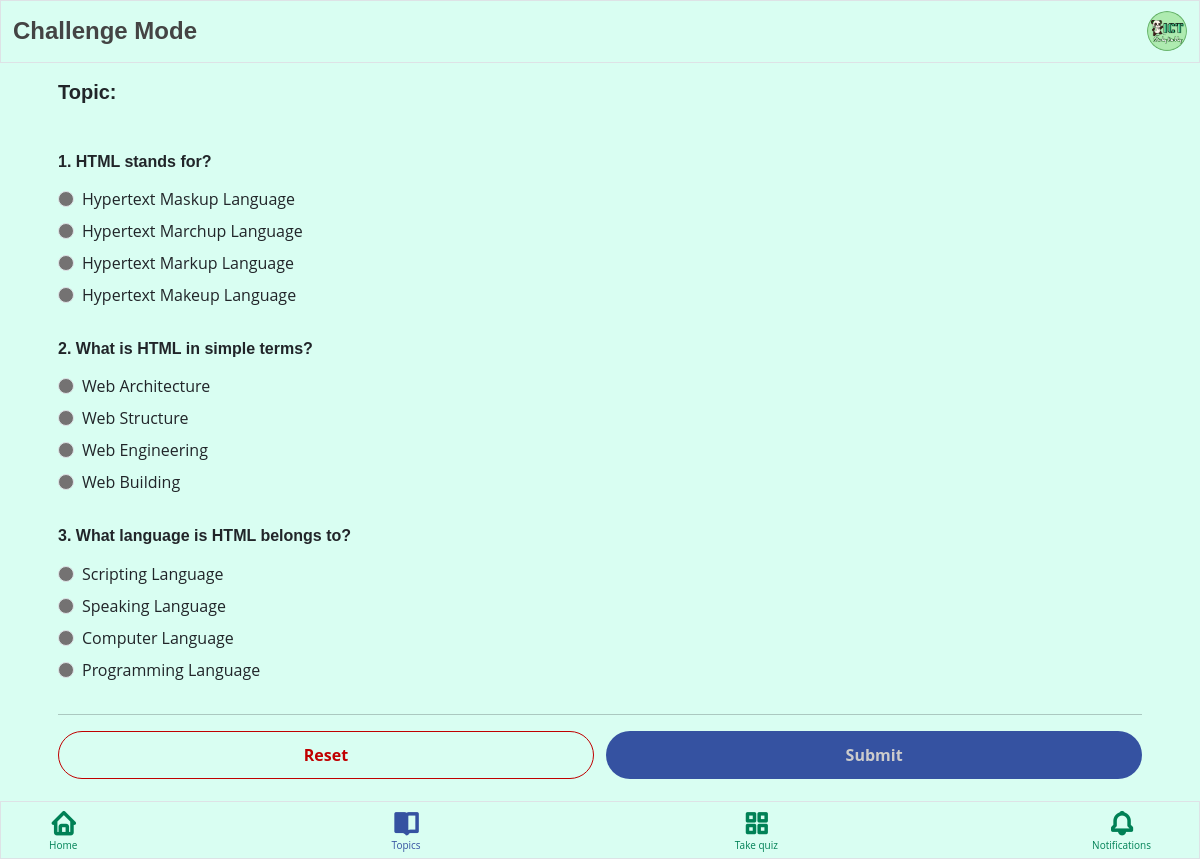
Page /pages/student/practice-duo.php?id=9735 (signed in) on the committed database.
### tables this page shows
CREATE TABLE IF NOT EXISTS `tbl_practice` (
  `id` int NOT NULL AUTO_INCREMENT,
  `topic_id` int NOT NULL,
  `item_number` int NOT NULL,
  `question` text NOT NULL,
  `choice1` text NOT NULL,
  `choice2` text NOT NULL,
  `choice3` text NOT NULL,
  `choice4` text NOT NULL,
  `correct_answer` text NOT NULL,
  `teacher_id` int NOT NULL,
  PRIMARY KEY (`id`),
  KEY `topic_id` (`topic_id`),
  KEY `teacher_id` (`teacher_id`)
);

### pages/student/practice-duo.php (the view, shortened to what this page needs)
<?php
include '../../db-connection.php';
if ($_SESSION['id']) {
?>
    <!DOCTYPE html>
    <html lang="en">
    <head>
        <link rel="stylesheet" href="../../bootstrap/css/bootstrap.min.css">
        <link rel="stylesheet" href="../../bootstrap/js/bootstrap.bundle.min.js">
        <link rel="stylesheet" href="../../boxicons/css/boxicons.min.css">
        <link rel="stylesheet" href="../../style.css">
    </head>
    <body onload="loaderFunction()">
        <header>
            <div class="d-flex align-items-center justify-content-between top-0 fixed-top p-2 border">
                <h4 class="fw-bolder mt-2 ms-1">Challenge Mode</h4>
                <a href="account.php" class="me-1">
                    <img src="../../img/<?php echo $_SESSION['img_url'] ?>" alt="">
                </a>
            </div>
        </header>
        <main>
            <?php
            $room_id = $_GET['id'];
            $stmt = $conn->prepare('SELECT * FROM tbl_invite_practice WHERE room_id = ?');
            $stmt->bind_param('i', $room_id);
            $stmt->execute();
            $result = $stmt->get_result();
            $row = $result->fetch_assoc();
            $topic_id = $row['topic_id'];
            ?>
            <div class="container practice mt-5 mb-3">
                <div class="card mb-5">
                    <div class="card-body">
                        <form action="../../backend/practice-duo-submit.php?id=<?php echo $room_id ?>" method="POST">
                            <?php
                            $stmt = $conn->prepare(' SELECT
                            tbl_sub_topics.topic_id,
                            tbl_topics.topic_title
                            FROM tbl_sub_topics
                            INNER JOIN tbl_topics ON tbl_sub_topics.topic_id = tbl_topics.id
                            WHERE tbl_sub_topics.topic_id = ? ');
                            $stmt->bind_param('i', $topic_id);
                            $stmt->execute();
                            $result = $stmt->get_result();
                            $rows = $result->fetch_assoc();
                            echo '
                                <h5 class="fw-bold mb-5 mt-3 ">Topic: ' . $rows['topic_title'] . ' </h5>
                            ';
                            $stmt = $conn->prepare(' SELECT * FROM tbl_practice WHERE topic_id = ? ');
                            $stmt->bind_param('i', $topic_id);
                            $stmt->execute();
                            $result = $stmt->get_result();
                            while ($rows = $result->fetch_assoc()) {
                                $item_number = $rows['item_number'];
                                $question = $rows['question'];
                                $choice1 = $rows['choice1'];
                                $choice2 = $rows['choice2'];
                                $choice3 = $rows['choice3'];
                                $choice4 = $rows['choice4'];
                                echo '
                                    <h6 class="fw-bold">' . $item_number . ". " . $question . '</h6>
                                    <fieldset class="row mb-4 mt-3">
                                        <div class="col-sm-10">
                                            <div class="form-check mb-2">
                                                <input class="form-check-input" type="radio" name="answers[' . $item_number . ']" id="option1_' . $item_number . '" value="' . $choice1 . '" required>
                                                <label class="form-check-label" for="option1_' . $item_number . '">
                                                    ' . $choice1 . '
                                                </label>
                                            </div>
                                            <div class="form-check mb-2">
                                                <input class="form-check-input" type="radio" name="answers[' . $item_number . ']" id="option2_' . $item_number . '" value="' . $choice2 . '" required>
                                                <label class="form-check-label" for="option2_' . $item_number . '">
                                                    ' . $choice2 . '
                                                </label>
                                            </div>
                                            <div class="form-check mb-2">
                                                <input class="form-check-input" type="radio" name="answers[' . $item_number . ']" id="option3_' . $item_number . '" value="' . $choice3 . '" required>
                                                <label class="form-check-label" for="option3_' . $item_number . '">
                                                    ' . $choice3 . '
                                                </label>
                                            </div>
                                            <div class="form-check mb-2">
                                                <input class="form-check-input" type="radio" name="answers[' . $item_number . ']" id="option4_' . $item_number . '" value="' . $choice4 . '" required>
                                                <label class="form-check-label" for="option4_' . $item_number . '">
                                                    ' . $choice4 . '
                                                </label>
                                            </div>
                                        </div>
                                    </fieldset>
                                    ';
                            }
                            ?>
                            <hr>
                            <div class="d-flex justify-content-between">
                                <button class="btn-reset w-50 d-flex align-items-center justify-content-center p-2" type="reset">
                                    Reset
                                </button>&nbsp; &nbsp;
                                <button class="btn-login w-50 d-flex align-items-center justify-content-center p-2" type="submit">
                                    <span id="submit">Submit</span>
                                </button>
                            </div>
                        </form>
                    </div>
                </div>
            </div>
        </main>
        <footer>
            <div class="d-flex align-items-center justify-content-between bottom-0 fixed-bottom px-5 border">
                <a href="home.php" class="d-flex flex-column align-items-center mt-2">
                    <i class="bx bx-home fs-3 fw-bolder"></i>
                    Home
                </a>
                <a href="topics.php" class="d-flex flex-column align-items-center mt-2" style="color: #3552a1;">
                    <i class="bx bxs-book-open fs-3 fw-bolder"></i>
                    Topics
                </a>
                <a href="quiz-code-input.php" class="d-flex flex-column align-items-center mt-2">
                    <i class="bx bx-grid-alt fs-3 fw-bolder"></i>
                    Take quiz
                </a>
                <a href="notifications.php" class="d-flex flex-column align-items-center mt-2">
                    <i class="bx bx-bell fs-3 fw-bolder"></i>
                    <span>Notifications
                    </span>
                </a>
            </div>
        </footer>
    </body>
    </html>
<?php
} else {
    header('Location ../../index.php');
}

### style.css (style rules this page uses)
:root { --main-color: #d9fef2; --primary-color: #004c33; --secondary-color: #008156; --tertiary-color: #3552a1; --white-color: #f8fff8; --gray-color: #747272; --red-color: #c00000; }
body { font-family: "Open Sans", sans-serif; background: var(--main-color); color: #444444; }
header div { background-color: var(--main-color); }
header a img { border: none; border-radius: 50% !important; max-width: 40px; }
img { border-radius: 10px; }
a { color: var(--secondary-color); text-decoration: none; }
h1, h2, h3, h4, h5, h6 { font-family: "Nunito", sans-serif; }
.practice { display: flex; flex-direction: column; justify-content: center; margin-top: 50px; margin-bottom: 80px; }
.practice .card { border: none !important; border-radius: 10px; background-color: transparent !important; }
.practice input[type="radio"] { background-color: var(--gray-color); }
.btn-login { border: 0; border-radius: 30px; padding: 10px; background-color: var(--tertiary-color); text-align: center; font-weight: bold; font-size: 16px; width: 100%; color: #cccccc; cursor: not-allowed; }
.btn-reset { border: 1px solid var(--red-color); border-radius: 30px; padding: 10px; background-color: transparent; color: var(--red-color); text-align: center; font-weight: bold; font-size: 16px; width: 100%; }
footer div { background-color: var(--main-color); }
footer div a { font-size: 10px; margin-top: 2px; margin-bottom: 5px; }

### rows in the picture
tbl_practice: item_number "1", question "HTML stands for?", choice1 "Hypertext Maskup Language", choice2 "Hypertext Marchup Language", choice3 "Hypertext Markup Language", choice4 "Hypertext Makeup Language"
tbl_practice: item_number "2", question "What is HTML in simple terms?", choice1 "Web Architecture", choice2 "Web Structure", choice3 "Web Engineering", choice4 "Web Building"
tbl_practice: item_number "3", question "What language is HTML belongs to?", choice1 "Scripting Language", choice2 "Speaking Language", choice3 "Computer Language", choice4 "Programming Language"
